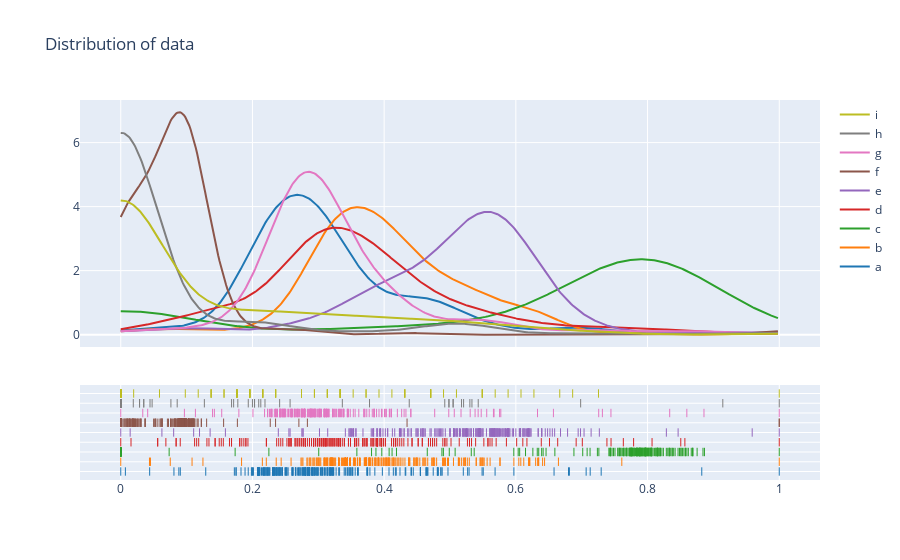
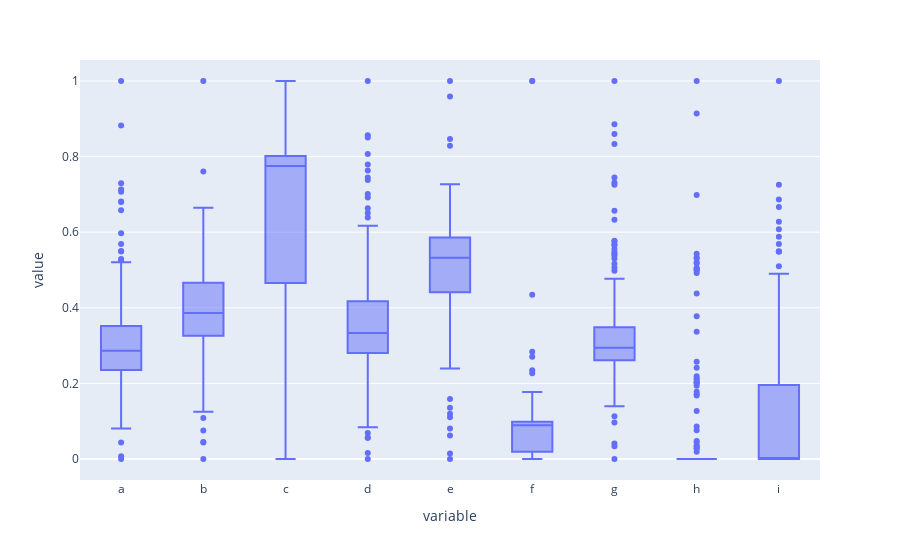

The cell these charts' notebook holds for them, in order:
### Markdown cell above
#### b. A graphical analysis of the additives, including a distribution study.

Data in each column is normalized to study the distribution and further analysis

### Code cell
q1_norm = pd.DataFrame()
for column in q1.columns: 
	x = q1[column].values.reshape(-1,1) 
	min_max_scaler = preprocessing.MinMaxScaler()
	x_scaled = min_max_scaler.fit_transform(x)
	q1_norm[column] = pd.DataFrame(x_scaled)

hist_data = [q1_norm.a, q1_norm.b, q1_norm.c, q1_norm.d, q1_norm.e, q1_norm.f, q1_norm.g, q1_norm.h, q1_norm.i]
fig = ff.create_distplot(hist_data, q1.columns, show_hist=False)
fig.update_layout(title_text='Distribution of data')
fig.show()

fig2 = px.box(q1_norm)
fig2.update_traces(quartilemethod="exclusive")
fig2.show()

### Figure 1 — Plotly figure (JSON) as saved in the notebook; plotly's stock layout.template omitted (floating-point values rounded to 4 significant figures; data arrays with more than 128 entries replaced by an {"elided": "..."} marker saying what was removed)
{"data": [{"legendgroup": "a", "marker": {"color": "rgb(31, 119, 180)"}, "mode": "lines", "name": "a", "showlegend": true, "type": "scatter", "x": {"elided": "500 float values"}, "xaxis": "x", "y": {"elided": "500 float values"}, "yaxis": "y"}, {"legendgroup": "b", "marker": {"color": "rgb(255, 127, 14)"}, "mode": "lines", "name": "b", "showlegend": true, "type": "scatter", "x": {"elided": "500 float values"}, "xaxis": "x", "y": {"elided": "500 float values"}, "yaxis": "y"}, {"legendgroup": "c", "marker": {"color": "rgb(44, 160, 44)"}, "mode": "lines", "name": "c", "showlegend": true, "type": "scatter", "x": {"elided": "500 float values"}, "xaxis": "x", "y": {"elided": "500 float values"}, "yaxis": "y"}, {"legendgroup": "d", "marker": {"color": "rgb(214, 39, 40)"}, "mode": "lines", "name": "d", "showlegend": true, "type": "scatter", "x": {"elided": "500 float values"}, "xaxis": "x", "y": {"elided": "500 float values"}, "yaxis": "y"}, {"legendgroup": "e", "marker": {"color": "rgb(148, 103, 189)"}, "mode": "lines", "name": "e", "showlegend": true, "type": "scatter", "x": {"elided": "500 float values"}, "xaxis": "x", "y": {"elided": "500 float values"}, "yaxis": "y"}, {"legendgroup": "f", "marker": {"color": "rgb(140, 86, 75)"}, "mode": "lines", "name": "f", "showlegend": true, "type": "scatter", "x": {"elided": "500 float values"}, "xaxis": "x", "y": {"elided": "500 float values"}, "yaxis": "y"}, {"legendgroup": "g", "marker": {"color": "rgb(227, 119, 194)"}, "mode": "lines", "name": "g", "showlegend": true, "type": "scatter", "x": {"elided": "500 float values"}, "xaxis": "x", "y": {"elided": "500 float values"}, "yaxis": "y"}, {"legendgroup": "h", "marker": {"color": "rgb(127, 127, 127)"}, "mode": "lines", "name": "h", "showlegend": true, "type": "scatter", "x": {"elided": "500 float values"}, "xaxis": "x", "y": {"elided": "500 float values"}, "yaxis": "y"}, {"legendgroup": "i", "marker": {"color": "rgb(188, 189, 34)"}, "mode": "lines", "name": "i", "showlegend": true, "type": "scatter", "x": {"elided": "500 float values"}, "xaxis": "x", "y": {"elided": "500 float values"}, "yaxis": "y"}, {"legendgroup": "a", "marker": {"color": "rgb(31, 119, 180)", "symbol": "line-ns-open"}, "mode": "markers", "name": "a", "showlegend": false, "type": "scatter", "x": {"elided": "214 float values"}, "xaxis": "x", "y": {"elided": "214 str values"}, "yaxis": "y2"}, {"legendgroup": "b", "marker": {"color": "rgb(255, 127, 14)", "symbol": "line-ns-open"}, "mode": "markers", "name": "b", "showlegend": false, "type": "scatter", "x": {"elided": "214 float values"}, "xaxis": "x", "y": {"elided": "214 str values"}, "yaxis": "y2"}, {"legendgroup": "c", "marker": {"color": "rgb(44, 160, 44)", "symbol": "line-ns-open"}, "mode": "markers", "name": "c", "showlegend": false, "type": "scatter", "x": {"elided": "214 float values"}, "xaxis": "x", "y": {"elided": "214 str values"}, "yaxis": "y2"}, {"legendgroup": "d", "marker": {"color": "rgb(214, 39, 40)", "symbol": "line-ns-open"}, "mode": "markers", "name": "d", "showlegend": false, "type": "scatter", "x": {"elided": "214 float values"}, "xaxis": "x", "y": {"elided": "214 str values"}, "yaxis": "y2"}, {"legendgroup": "e", "marker": {"color": "rgb(148, 103, 189)", "symbol": "line-ns-open"}, "mode": "markers", "name": "e", "showlegend": false, "type": "scatter", "x": {"elided": "214 float values"}, "xaxis": "x", "y": {"elided": "214 str values"}, "yaxis": "y2"}, {"legendgroup": "f", "marker": {"color": "rgb(140, 86, 75)", "symbol": "line-ns-open"}, "mode": "markers", "name": "f", "showlegend": false, "type": "scatter", "x": {"elided": "214 float values"}, "xaxis": "x", "y": {"elided": "214 str values"}, "yaxis": "y2"}, {"legendgroup": "g", "marker": {"color": "rgb(227, 119, 194)", "symbol": "line-ns-open"}, "mode": "markers", "name": "g", "showlegend": false, "type": "scatter", "x": {"elided": "214 float values"}, "xaxis": "x", "y": {"elided": "214 str values"}, "yaxis": "y2"}, {"legendgroup": "h", "marker": {"color": "rgb(127, 127, 127)", "symbol": "line-ns-open"}, "mode": "markers", "name": "h", "showlegend": false, "type": "scatter", "x": {"elided": "214 float values"}, "xaxis": "x", "y": {"elided": "214 str values"}, "yaxis": "y2"}, {"legendgroup": "i", "marker": {"color": "rgb(188, 189, 34)", "symbol": "line-ns-open"}, "mode": "markers", "name": "i", "showlegend": false, "type": "scatter", "x": {"elided": "214 float values"}, "xaxis": "x", "y": {"elided": "214 str values"}, "yaxis": "y2"}], "layout": {"barmode": "overlay", "hovermode": "closest", "legend": {"traceorder": "reversed"}, "title": {"text": "Distribution of data"}, "xaxis": {"anchor": "y2", "domain": [0, 1], "zeroline": false}, "yaxis": {"anchor": "free", "domain": [0.35, 1], "position": 0}, "yaxis2": {"anchor": "x", "domain": [0, 0.25], "dtick": 1, "showticklabels": false}}}

### Figure 2 — Plotly figure (JSON) as saved in the notebook; plotly's stock layout.template omitted (floating-point values rounded to 4 significant figures; data arrays with more than 128 entries replaced by an {"elided": "..."} marker saying what was removed)
{"data": [{"alignmentgroup": "True", "hovertemplate": "variable=%{x}<br>value=%{y}<extra></extra>", "legendgroup": "", "marker": {"color": "#636efa"}, "name": "", "notched": false, "offsetgroup": "", "orientation": "v", "quartilemethod": "exclusive", "showlegend": false, "type": "box", "x": {"elided": "1926 str values"}, "x0": " ", "xaxis": "x", "y": {"elided": "1926 float values"}, "y0": " ", "yaxis": "y"}], "layout": {"boxmode": "group", "legend": {"tracegroupgap": 0}, "margin": {"t": 60}, "xaxis": {"anchor": "y", "domain": [0, 1], "title": {"text": "variable"}}, "yaxis": {"anchor": "x", "domain": [0, 1], "title": {"text": "value"}}}}
